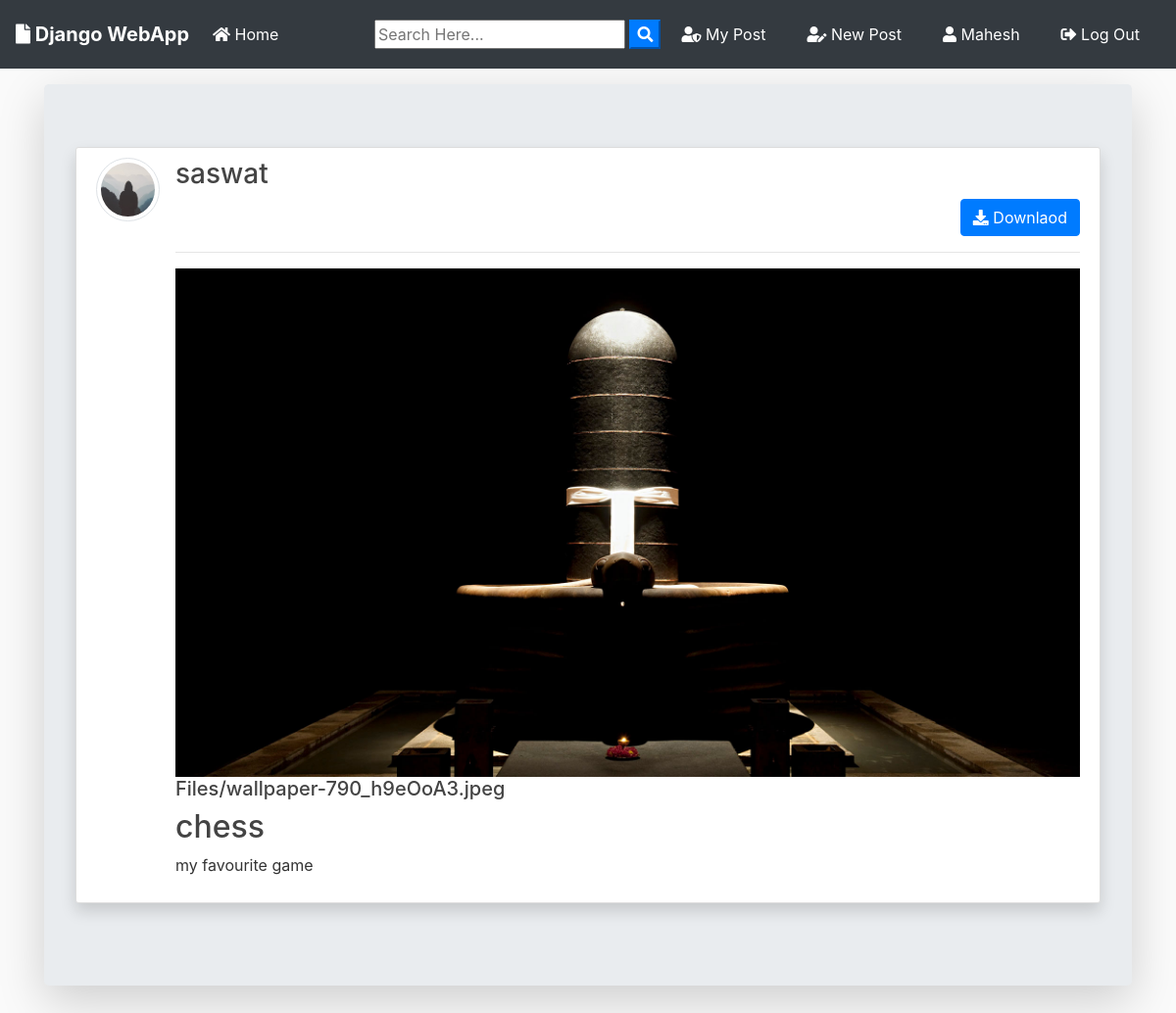
The page /post/18/ (signed in) on the database its author committed.
### blog/models.py (models this page shows, shortened)
class Post(models.Model):
	title = models.CharField(max_length=100)
	file = models.FileField(null=True,blank=True,upload_to='Files')
	content = models.TextField()
	date_posted = models.DateTimeField(default=timezone.now)
	author = models.ForeignKey(User, on_delete=models.CASCADE)
	def extension(self):
		name, extension = os.path.splitext(self.file.name)
		return extension

### users/models.py (models this page shows, shortened)
class Profile(models.Model):
    user = models.OneToOneField(User, on_delete=models.CASCADE)
    image = models.ImageField(default='default.jpg', upload_to='profile_pics')

### blog/views.py (the view)
# urls.py: path('post/<int:pk>/', PostDetailView.as_view(), name='post-detail'),
class PostDetailView(DetailView):
    model = Post
    template_name = 'blog/post_detail.html'

### blog/templates/blog/post_detail.html (shortened to what this page needs)
{% extends "blog/base.html" %}
{% block content %}
<div class="jumbotron mt-3 shadow-lg">
<article class="media content-section shadow ">
   <a href="{{ object.author.profile.image.url }} " target="_blank"> <img src="{{ object.author.profile.image.url }}  " alt="" class="article-img rounded-circle img-thumbnail img-fluid">
   </a>
    <div class="media-body">
      <div class="">
        <div class="d-flex justify-content-between">
        <a class="mr-2 mt-0 mb-0  text-dark" href="{% url 'user-posts' object.author.username  %}"><h3>{{ object.author }}</h3></a>
        </div>
        {% if object.author != user %}
          <div class="form-group mt-0 pt-0 d-flex justify-content-end">
            <a href="{{ object.file.url }}" download class="btn btn-primary flex-last" type="submit"><i class="fas fa-download"></i> Downlaod</a>
          </div>
        {% endif %}
        <hr>
      </div>
      <div>
        {% if object.file %}
          {% if object.extension == '.jpg' or object.extension == '.jpeg' or object.extension == '.png' %}
            <a href="{{ object.file.url }}"  download ><img src="{{ object.file.url }}" alt="" class="img-fluid "></a>
            <a href="{{ object.file.url }}"  download class="text-dark"><h5>{{ object.file }}</h5></a>
          {% else %}
            <a href="{{ object.file.url }}"  download class="text-dark"><h5>{{ object.file }}</h5></a>
          {% endif %}
        {% endif %}
      </div>
      <h2>{{ object.title }}</h2>
      <p class="article-content">{{ object.content }}</p>
    </div>
  </article>
{% endblock content %}

### blog/templates/blog/base.html (shortened to what this page needs)
{% load static %}
<!doctype html>
<html lang="en">
  <head>
    <link rel="stylesheet" href="https://stackpath.bootstrapcdn.com/bootstrap/4.3.1/css/bootstrap.min.css">
    <link rel="stylesheet" href="https://use.fontawesome.com/releases/v5.8.1/css/all.css" >
    <link rel="stylesheet" href="{% static 'blog/main.css' %}">
</head>
  <body>
        <nav class="navbar navbar-expand-lg navbar-dark bg-dark">
                <a class="navbar-brand font-weight-bold" href="{% url 'blog-home' %}"><i class="fas fa-file"></i> Django WebApp</a>
                <div class="collapse navbar-collapse" id="navbarSupportedContent">
                  <ul class="navbar-nav mr-auto">
                    <li class="nav-item active">
                      <a class="nav-link" href="{% url 'blog-home' %}"><i class="fas fa-home"></i> Home <span class="sr-only">(current)</span></a>
                    </li>
                  </ul>
                  <form id="searchform" action="{% url 'search' %}" method="get">
                    <input type="text" name="q" type="text" value="{{ request.GET.q }}" placeholder="Search Here..." />
                    <button type="button" onclick="searchform.submit()" class=" text-white my-color btn-primary"><i class="fa fa-search"></i></button>
                </form>
                    {% if user.is_authenticated %}
                    <a href="{% url 'user-posts' user %}" class="btn text-white m-2"><i class="fas fa-user-shield"></i> My Post</a>
                    <a href="{% url 'post-create' %} " class="btn text-white m-2"><i class="fas fa-user-edit"></i> New Post</a>
                    <a href="{% url 'profile' %} " class="btn text-white m-2"><i class="fas fa-user"></i> {{ user.username }}</a>
                    <a href="{% url 'logout' %} " class="btn text-white m-2"><i class="fas fa-sign-out-alt"></i> Log Out</a>
                    {% else %}
                    <a href="{% url 'login' %} " class="btn text-white m-2"><i class="fas fa-user-tie"></i> Log In</a>
                    <a href="{% url 'register' %} " class="btn text-white m-2"> <i class="fas fa-sign-in-alt"></i> Sign Up</a>
                    {% endif %}
                </div>
              </nav>
      <div class="container my-bg">
    {% block content %}
    {% endblock  %}
</div>
  </body>
</html>

### blog/static/blog/main.css (style rules this page uses)
body { background: #fafafa; color: #333333; margin-top: 0; }
h1, h2, h3, h4, h5, h6 { color: #444444; }
ul { margin: 0; }
.content-section { background: #ffffff; padding: 10px 20px; border: 1px solid #dddddd; border-radius: 3px; margin-bottom: 20px; }
.article-content { white-space: pre-line; }
.article-img { height: 65px; width: 65px; margin-right: 16px; }

### rows shown on the page
Post: author.profile.image (placeholder picture), author "saswat", file (picture), file "Files/wallpaper-790_h9eOoA3.jpeg", title "chess", content "my favourite game"

### other values the page prints
{{ user.username }} "Mahesh"
